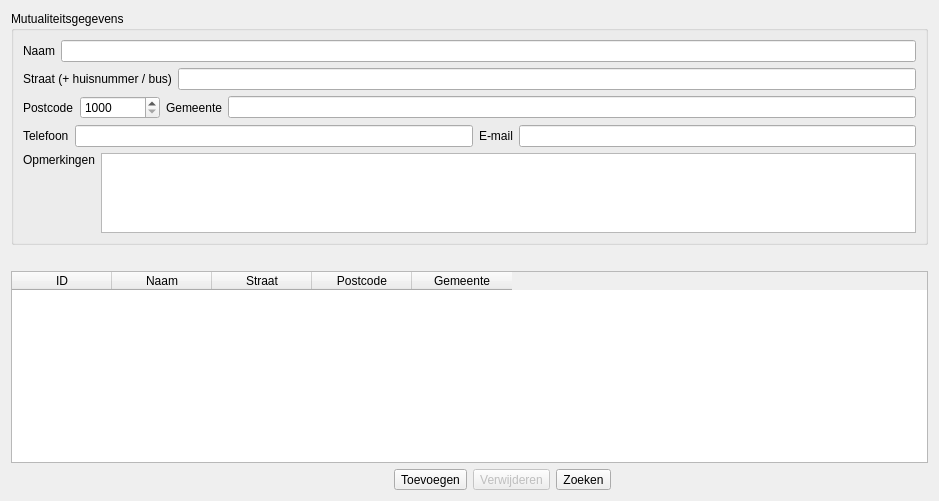
      <widget class="QWidget" name="tabMutualiteit">
       <attribute name="title">
        <string>Mutualiteiten</string>
       </attribute>
       <layout class="QGridLayout" name="gridLayout_12">
        <item row="0" column="0">
         <widget class="QGroupBox" name="g_mutualiteitsgegevens">
          <property name="sizePolicy">
           <sizepolicy hsizetype="Expanding" vsizetype="Preferred">
            <horstretch>0</horstretch>
            <verstretch>0</verstretch>
           </sizepolicy>
          </property>
          <property name="title">
           <string>Mutualiteitsgegevens</string>
          </property>
          <layout class="QGridLayout" name="gridLayout_11">
           <item row="0" column="0">
            <layout class="QHBoxLayout" name="horizontalLayout_15">
             <item>
              <widget class="QLabel" name="l_mutualiteitNaam">
               <property name="text">
                <string>Naam</string>
               </property>
              </widget>
             </item>
             <item>
              <widget class="QLineEdit" name="m_mutualiteitNaam"/>
             </item>
            </layout>
           </item>
           <item row="1" column="0">
            <layout class="QHBoxLayout" name="horizontalLayout_16">
             <item>
              <widget class="QLabel" name="l_mutualiteitStraat">
               <property name="text">
                <string>Straat (+ huisnummer / bus)</string>
               </property>
              </widget>
             </item>
             <item>
              <widget class="QLineEdit" name="m_mutualiteitStraat"/>
             </item>
            </layout>
           </item>
           <item row="2" column="0">
            <layout class="QHBoxLayout" name="horizontalLayout_19">
             <item>
              <widget class="QLabel" name="label_44">
               <property name="text">
                <string>Postcode</string>
               </property>
              </widget>
             </item>
             <item>
              <widget class="QSpinBox" name="m_mutualiteitPostcode">
               <property name="sizePolicy">
                <sizepolicy hsizetype="Preferred" vsizetype="Fixed">
                 <horstretch>0</horstretch>
                 <verstretch>0</verstretch>
                </sizepolicy>
               </property>
               <property name="minimumSize">
                <size>
                 <width>80</width>
                 <height>0</height>
                </size>
               </property>
               <property name="minimum">
                <number>1000</number>
               </property>
               <property name="maximum">
                <number>9999</number>
               </property>
              </widget>
             </item>
             <item>
              <widget class="QLabel" name="l_mutualiteitGemeente">
               <property name="text">
                <string>Gemeente</string>
               </property>
              </widget>
             </item>
             <item>
              <widget class="QLineEdit" name="m_mutualiteitGemeente"/>
             </item>
            </layout>
           </item>
           <item row="3" column="0">
            <layout class="QHBoxLayout" name="horizontalLayout_20">
             <item>
              <widget class="QLabel" name="l_mutualiteitTelefoon">
               <property name="text">
                <string>Telefoon</string>
               </property>
              </widget>
             </item>
             <item>
              <widget class="QLineEdit" name="m_mutualiteitTelefoon">
               <property name="text">
                <string/>
               </property>
              </widget>
             </item>
             <item>
              <widget class="QLabel" name="l_mutualiteitEmail">
               <property name="text">
                <string>E-mail</string>
               </property>
              </widget>
             </item>
             <item>
              <widget class="QLineEdit" name="m_mutualiteitEmail"/>
             </item>
            </layout>
           </item>
           <item row="4" column="0">
            <layout class="QHBoxLayout" name="horizontalLayout_21">
             <item>
              <widget class="QLabel" name="l_mutualiteitOpmerkingen">
               <property name="text">
                <string>Opmerkingen</string>
               </property>
               <property name="alignment">
                <set>Qt::AlignLeading|Qt::AlignLeft|Qt::AlignTop</set>
               </property>
              </widget>
             </item>
             <item>
              <widget class="QTextEdit" name="m_mutualiteitOpmerkingen">
               <property name="sizePolicy">
                <sizepolicy hsizetype="Expanding" vsizetype="Preferred">
                 <horstretch>0</horstretch>
                 <verstretch>0</verstretch>
                </sizepolicy>
               </property>
               <property name="maximumSize">
                <size>
                 <width>16777215</width>
                 <height>80</height>
                </size>
               </property>
              </widget>
             </item>
            </layout>
           </item>
          </layout>
         </widget>
        </item>
        <item row="1" column="0">
         <spacer name="verticalSpacer_3">
          <property name="orientation">
           <enum>Qt::Vertical</enum>
          </property>
          <property name="sizeType">
           <enum>QSizePolicy::Fixed</enum>
          </property>
          <property name="sizeHint" stdset="0">
           <size>
            <width>827</width>
            <height>20</height>
           </size>
          </property>
         </spacer>
        </item>
        <item row="2" column="0">
         <widget class="QTableWidget" name="m_mutualiteitenLijst">
          <property name="selectionMode">
           <enum>QAbstractItemView::SingleSelection</enum>
          </property>
          <property name="sortingEnabled">
           <bool>true</bool>
          </property>
          <property name="columnCount">
           <number>5</number>
          </property>
          <column>
           <property name="text">
            <string>ID</string>
           </property>
          </column>
          <column>
           <property name="text">
            <string>Naam</string>
           </property>
          </column>
          <column>
           <property name="text">
            <string>Straat</string>
           </property>
          </column>
          <column>
           <property name="text">
            <string>Postcode</string>
           </property>
          </column>
          <column>
           <property name="text">
            <string>Gemeente</string>
           </property>
          </column>
         </widget>
        </item>
        <item row="3" column="0">
         <layout class="QHBoxLayout" name="horizontalLayout_26">
          <item>
           <spacer name="horizontalSpacer_5">
            <property name="orientation">
             <enum>Qt::Horizontal</enum>
            </property>
            <property name="sizeHint" stdset="0">
             <size>
              <width>383</width>
              <height>20</height>
             </size>
            </property>
           </spacer>
          </item>
          <item>
           <widget class="QToolButton" name="b_mutualiteitToevoegen">
            <property name="text">
             <string>Toevoegen</string>
            </property>
            <property name="icon">
             <iconset>
              <normalon>:/icons/edit_add-64.png</normalon>
             </iconset>
            </property>
           </widget>
          </item>
          <item>
           <widget class="QToolButton" name="b_mutualiteitVerwijderen">
            <property name="enabled">
             <bool>false</bool>
            </property>
            <property name="text">
             <string>Verwijderen</string>
            </property>
            <property name="icon">
             <iconset>
              <normalon>:/icons/edit_remove-64.png</normalon>
             </iconset>
            </property>
           </widget>
          </item>
          <item>
           <widget class="QToolButton" name="b_mutualiteitZoeken">
            <property name="text">
             <string>Zoeken</string>
            </property>
            <property name="icon">
             <iconset>
              <normalon>:/icons/mail_find-64.png</normalon>
             </iconset>
            </property>
           </widget>
          </item>
          <item>
           <spacer name="horizontalSpacer_6">
            <property name="orientation">
             <enum>Qt::Horizontal</enum>
            </property>
            <property name="sizeHint" stdset="0">
             <size>
              <width>317</width>
              <height>20</height>
             </size>
            </property>
           </spacer>
          </item>
         </layout>
        </item>
       </layout>
      </widget>
